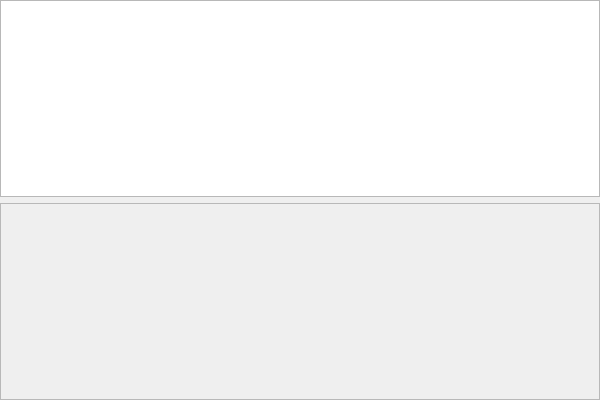
<?xml version="1.0" encoding="UTF-8"?>
<ui version="4.0">
 <class>KPlato::PerformanceStatus</class>
 <widget class="QWidget" name="KPlato::PerformanceStatus">
  <property name="geometry">
   <rect>
    <x>0</x>
    <y>0</y>
    <width>600</width>
    <height>400</height>
   </rect>
  </property>
  <property name="sizePolicy">
   <sizepolicy hsizetype="Preferred" vsizetype="Preferred">
    <horstretch>0</horstretch>
    <verstretch>0</verstretch>
   </sizepolicy>
  </property>
  <property name="focusPolicy">
   <enum>Qt::NoFocus</enum>
  </property>
  <property name="contextMenuPolicy">
   <enum>Qt::CustomContextMenu</enum>
  </property>
  <layout class="QVBoxLayout" name="verticalLayout_4">
   <property name="leftMargin">
    <number>0</number>
   </property>
   <property name="topMargin">
    <number>0</number>
   </property>
   <property name="rightMargin">
    <number>0</number>
   </property>
   <property name="bottomMargin">
    <number>0</number>
   </property>
   <item>
    <widget class="QStackedWidget" name="ui_stack">
     <property name="currentIndex">
      <number>0</number>
     </property>
     <widget class="QWidget" name="page_7">
      <layout class="QVBoxLayout" name="verticalLayout_5">
       <property name="leftMargin">
        <number>0</number>
       </property>
       <property name="topMargin">
        <number>0</number>
       </property>
       <property name="rightMargin">
        <number>0</number>
       </property>
       <property name="bottomMargin">
        <number>0</number>
       </property>
       <item>
        <widget class="PerformanceTableView" name="ui_performancetable">
         <property name="sizePolicy">
          <sizepolicy hsizetype="Expanding" vsizetype="Preferred">
           <horstretch>0</horstretch>
           <verstretch>0</verstretch>
          </sizepolicy>
         </property>
         <property name="verticalScrollBarPolicy">
          <enum>Qt::ScrollBarAsNeeded</enum>
         </property>
         <property name="horizontalScrollBarPolicy">
          <enum>Qt::ScrollBarAlwaysOff</enum>
         </property>
         <property name="selectionMode">
          <enum>QAbstractItemView::NoSelection</enum>
         </property>
         <attribute name="verticalHeaderDefaultSectionSize">
          <number>30</number>
         </attribute>
        </widget>
       </item>
       <item>
        <widget class="QFrame" name="ui_chartframe">
         <property name="frameShape">
          <enum>QFrame::StyledPanel</enum>
         </property>
         <property name="frameShadow">
          <enum>QFrame::Sunken</enum>
         </property>
         <layout class="QVBoxLayout" name="verticalLayout">
          <property name="leftMargin">
           <number>0</number>
          </property>
          <property name="topMargin">
           <number>0</number>
          </property>
          <property name="rightMargin">
           <number>0</number>
          </property>
          <property name="bottomMargin">
           <number>0</number>
          </property>
          <item>
           <widget class="KPlato::Chart" name="ui_chart" native="true">
            <property name="minimumSize">
             <size>
              <width>0</width>
              <height>100</height>
             </size>
            </property>
           </widget>
          </item>
         </layout>
        </widget>
       </item>
      </layout>
     </widget>
     <widget class="QWidget" name="page_8">
      <layout class="QVBoxLayout" name="verticalLayout_7">
       <property name="leftMargin">
        <number>0</number>
       </property>
       <property name="topMargin">
        <number>0</number>
       </property>
       <property name="rightMargin">
        <number>0</number>
       </property>
       <property name="bottomMargin">
        <number>0</number>
       </property>
       <item>
        <widget class="QTableView" name="ui_tableView"/>
       </item>
      </layout>
     </widget>
    </widget>
   </item>
  </layout>
 </widget>
 <customwidgets>
  <customwidget>
   <class>PerformanceTableView</class>
   <extends>QTableView</extends>
   <header>kptperformancetablewidget.h</header>
  </customwidget>
  <customwidget>
   <class>KPlato::Chart</class>
   <extends>QWidget</extends>
   <header>performance/KPlatoChart.h</header>
   <container>1</container>
  </customwidget>
 </customwidgets>
 <resources/>
 <connections/>
</ui>
